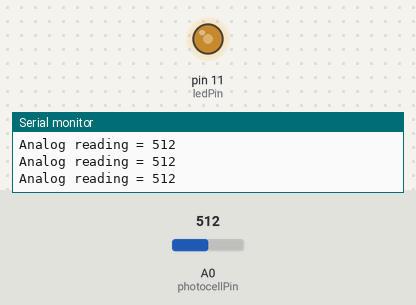
The sketch below on a simulated Arduino Uno, built with avr-gcc and run on an emulated ATmega328P. On the bench: output pins drawn as LEDs (lit = HIGH), the last lines printed to the serial monitor. The inputs (shaded band) are chosen by the test bench; at power-on: A0 (photocellPin) = 512.

Above: at 1.2 s.
1.3 s: A0 (photocellPin) set to 306
At 2.5 s:
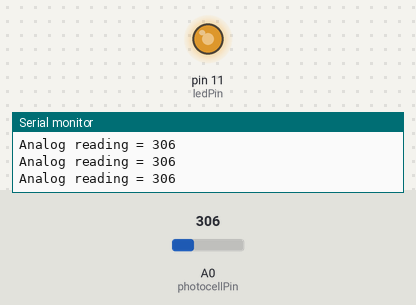
2.8 s: A0 (photocellPin) set to 122
At 4.0 s:
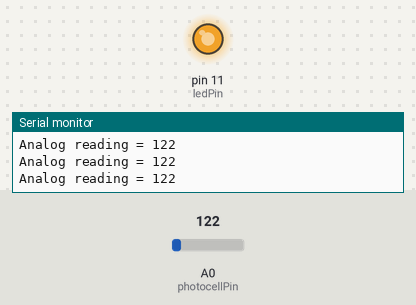
4.3 s: A0 (photocellPin) set to 900
At 5.4 s:
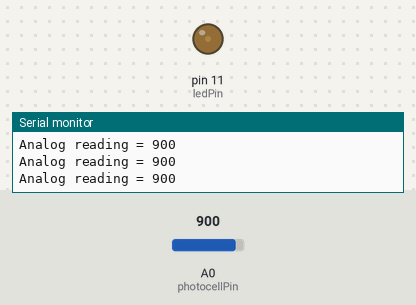
5.8 s: A0 (photocellPin) set to 1023
At 6.8 s:
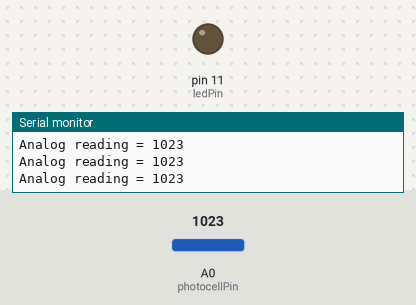
7.3 s: A0 (photocellPin) set to 511
At 8.3 s:
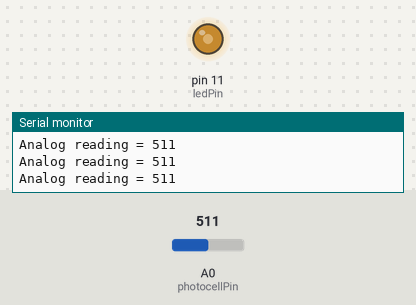
Timing chart, 0 to 9.8 s (numbered marks = the images above; inputs shaded):
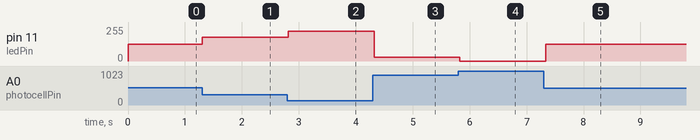

The sketch:

photocell_led.ino
```cpp
int photocellPin = A0;    // the cell and 10K pulldown are connected to a0
int photocellValue = 0;  // the analog reading from the sensor divider
int ledPin = 11;
int ledValue = 0;
void setup(void) {
  pinMode(ledPin, OUTPUT);
  Serial.begin(9600);
}
void loop(void) {
  photocellValue = analogRead(photocellPin);
  Serial.print("Analog reading = ");
  Serial.println(photocellValue);  // the raw analog reading
  // it is useful to invert the reading so that we get a higher value when there is less light
  photocellValue = 1023 - photocellValue;
  // we need to map the value from 0..1023 to 0..255
  ledValue = map(photocellValue, 0, 1023, 0, 255);
  analogWrite(ledPin, ledValue);
  delay(100);
}
```

Measured:
- after the input at 1.3 s, pin 11 (ledPin): 127/255 → 178/255 at once
- after the input at 2.8 s, pin 11 (ledPin): 178/255 → 224/255 at once
- after the input at 4.3 s, pin 11 (ledPin): 224/255 → 30/255 at once
- after the input at 5.8 s, pin 11 (ledPin): 30/255 → 0/255 at once
- after the input at 7.3 s, pin 11 (ledPin): 0/255 → 127/255 at once
